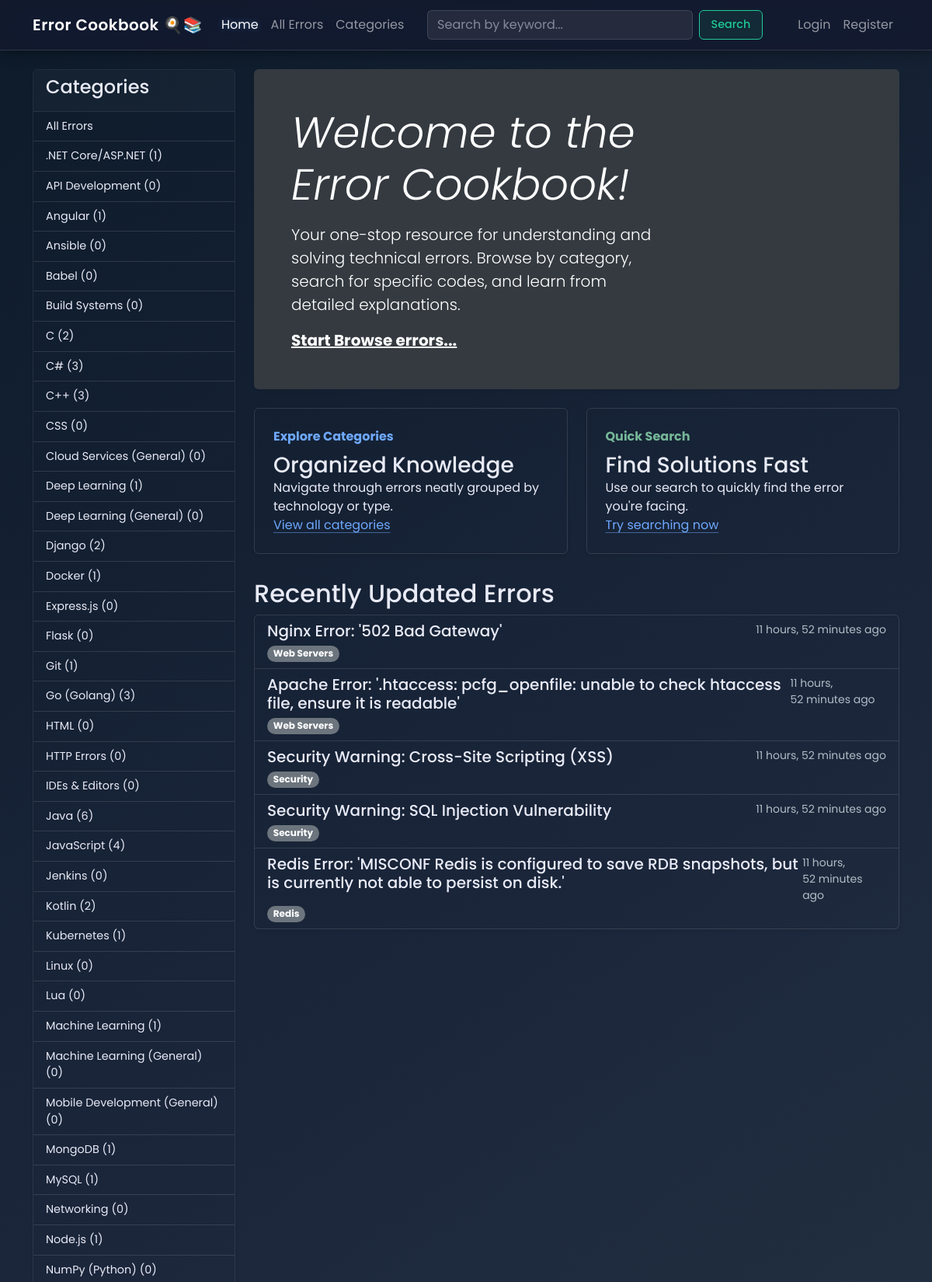
The page / (upper part) on the database its author committed.
### main_app/models.py (models this page shows, shortened)
class Category(models.Model):
    name = models.CharField(max_length=100, unique=True)
    description = models.TextField(blank=True, null=True)
    slug = models.SlugField(max_length=120, unique=True, blank=True, editable=False)
    def get_absolute_url(self):
        return reverse('main_app:errors_by_category', kwargs={'category_slug': self.slug})
    class Meta:
        verbose_name_plural = "Categories"
        ordering = ['name']

class ErrorEntry(models.Model):
    STATUS_PENDING = 'pending'
    STATUS_APPROVED = 'approved'
    STATUS_REJECTED = 'rejected'
    STATUS_CHOICES = [
        (STATUS_PENDING, 'Pending Review'),
        (STATUS_APPROVED, 'Approved'),
        (STATUS_REJECTED, 'Rejected'),
    ]
    title = models.CharField(max_length=255)
    error_code = models.CharField(max_length=100, blank=True, null=True)
    description = models.TextField()
    category = models.ForeignKey(Category, on_delete=models.SET_NULL, null=True, related_name='errors')
    cause_overview = models.TextField(blank=True, null=True, help_text="A general overview of common causes.")
    solution_overview = models.TextField(blank=True, null=True, help_text="A general overview of common solutions or steps.")
    slug = models.SlugField(max_length=280, unique=True, blank=True, editable=False)
    author = models.ForeignKey(
        settings.AUTH_USER_MODEL,
        on_delete=models.SET_NULL,
        null=True,
        blank=True,
        related_name='authored_errors'
    )
    status = models.CharField(
        max_length=10,
        choices=STATUS_CHOICES, # Ensure STATUS_CHOICES is defined in this model
        default=STATUS_PENDING, # Ensure STATUS_PENDING is defined in this model
        db_index=True
    )
    is_public = models.BooleanField(default=False, db_index=True, help_text="Visible to all users if checked.")
    moderator_notes = models.TextField(blank=True, null=True, help_text="Internal notes for moderators regarding this entry.")
    created_at = models.DateTimeField(auto_now_add=True)
    updated_at = models.DateTimeField(auto_now=True)
    def get_absolute_url(self):
        return reverse('main_app:error_detail', kwargs={'error_slug': self.slug})
    class Meta:
        verbose_name_plural = "Error Entries"
        ordering = ['-updated_at']

### main_app/views.py (the view)
# urls.py: path('', views.index, name='index'),
def index(request):
    common_context = get_common_context(request)
    recent_errors = ErrorEntry.objects.filter(is_public=True, status=ErrorEntry.STATUS_APPROVED).order_by('-updated_at')[:5]
    context = {**common_context, 'recent_errors': recent_errors}
    return render(request, 'main_app/index.html', context)

### main_app/forms.py
class ErrorSearchForm(forms.Form):
    query = forms.CharField(
        label='Search Errors',
        max_length=100,
        required=False,
        widget=forms.TextInput(attrs={
            'class': 'form-control me-2 glass-form-input',
            'type': 'search',
            'placeholder': 'Search by keyword...',
            'aria-label': 'Search'
        })
    )

### main_app/views.py (called while the page is built)
def get_common_context(request):
    return {
        'categories': Category.objects.all(),
        'search_form': ErrorSearchForm(request.GET if request.method == 'GET' else None)
    }

### main_app/templates/main_app/index.html (shortened to what this page needs)
{% extends "base.html" %}
{% load static %}
{% block sidebar %}
    {{ block.super }}
{% endblock sidebar %}
{% block content %}
<div class="p-4 p-md-5 mb-4 rounded text-body-emphasis bg-body-secondary shadow-sm">
    <div class="col-lg-8 px-0">
        <h1 class="display-4 fst-italic">Welcome to the Error Cookbook!</h1>
        <p class="lead my-3">Your one-stop resource for understanding and solving technical errors. Browse by category, search for specific codes, and learn from detailed explanations.</p>
        <p class="lead mb-0"><a href="{% url 'main_app:error_list' %}" class="text-body-emphasis fw-bold">Start Browse errors...</a></p>
    </div>
</div>
<div class="row mb-2">
    <div class="col-md-6">
      <div class="row g-0 border rounded overflow-hidden flex-md-row mb-4 shadow-sm h-md-250 position-relative">
        <div class="col p-4 d-flex flex-column position-static">
          <strong class="d-inline-block mb-2 text-primary-emphasis">Explore Categories</strong>
          <h3 class="mb-0">Organized Knowledge</h3>
          <p class="card-text mb-auto">Navigate through errors neatly grouped by technology or type.</p>
          <a href="{% url 'main_app:category_list' %}" class="icon-link gap-1 icon-link-hover stretched-link">
            View all categories
          </a>
        </div>
      </div>
    </div>
    <div class="col-md-6">
      <div class="row g-0 border rounded overflow-hidden flex-md-row mb-4 shadow-sm h-md-250 position-relative">
        <div class="col p-4 d-flex flex-column position-static">
          <strong class="d-inline-block mb-2 text-success-emphasis">Quick Search</strong>
          <h3 class="mb-0">Find Solutions Fast</h3>
          <p class="mb-auto">Use our search to quickly find the error you're facing.</p>
          <a href="#search-form-in-nav" class="icon-link gap-1 icon-link-hover stretched-link" onclick="document.querySelector('.navbar .form-control[type=\'search\']').focus(); return false;">
            Try searching now
          </a>
        </div>
      </div>
    </div>
  </div>
<div class="row">
    <div class="col-md-12">
        <h2>Recently Updated Errors</h2>
        {% if recent_errors %}
            <div class="list-group shadow-sm">
            {% for error in recent_errors %}
                 <a href="{{ error.get_absolute_url }}" class="list-group-item list-group-item-action">
                    <div class="d-flex w-100 justify-content-between">
                        <h5 class="mb-1">{{ error.title }}</h5>
                        <small class="text-muted">{{ error.updated_at|timesince }} ago</small>
                    </div>
                    {% if error.category %}<span class="badge bg-secondary rounded-pill">{{ error.category.name }}</span>{% endif %}
                </a>
            {% endfor %}
            </div>
        {% else %}
            <p>No errors added yet.</p>
        {% endif %}
    </div>
</div>
{% endblock content %}

### main_app/templates/base.html (shortened to what this page needs)
{% load static %}
<!DOCTYPE html>
<html lang="en" data-bs-theme="dark">
<head>
    <link href="https://cdn.jsdelivr.net/npm/bootstrap@5.3.2/dist/css/bootstrap.min.css" rel="stylesheet">
    <link rel="stylesheet" href="{% static 'css/style.css' %}">
</head>
<body class="d-flex flex-column min-vh-100">
    <nav class="navbar navbar-expand-lg navbar-dark fixed-top glass-navbar">
        <div class="container">
            <a class="navbar-brand" href="{% url 'main_app:index' %}">Error Cookbook 🍳📚</a>
            <div class="collapse navbar-collapse" id="navbarNav">
                <ul class="navbar-nav me-auto mb-2 mb-lg-0">
                    <li class="nav-item">
                        <a class="nav-link {% if request.resolver_match.url_name == 'index' %}active{% endif %}" href="{% url 'main_app:index' %}">Home</a>
                    </li>
                    <li class="nav-item">
                        <a class="nav-link {% if request.resolver_match.url_name == 'error_list' and not current_category %}active{% endif %}" href="{% url 'main_app:error_list' %}">All Errors</a>
                    </li>
                     <li class="nav-item">
                        <a class="nav-link {% if request.resolver_match.url_name == 'category_list' %}active{% endif %}" href="{% url 'main_app:category_list' %}">Categories</a>
                    </li>
                </ul>
                <form class="d-flex me-3" method="get" action="{% url 'main_app:search_results' %}">
                    {% if search_form %}
                        {{ search_form.query }}
                    {% else %}
                         <input class="form-control me-2 glass-form-input" type="search" name="query" placeholder="Search by keyword..." aria-label="Search">
                    {% endif %}
                    <button class="btn btn-outline-success glass-button" type="submit">Search</button>
                </form>
                <ul class="navbar-nav ms-auto">
                     {% if user.is_authenticated %}
                        <li class="nav-item dropdown">
                            <a class="nav-link dropdown-toggle
                                {% if request.resolver_match.url_name == 'my_bookmarks' or request.resolver_match.url_name == 'submit_error' %}active{% endif %}"
                               href="#" id="navbarUserDropdown" role="button" data-bs-toggle="dropdown" aria-expanded="false">
                                {{ user.username }}
                            </a>
                            <ul class="dropdown-menu dropdown-menu-dark dropdown-menu-end glass-dropdown" aria-labelledby="navbarUserDropdown">
                                <li><a class="dropdown-item" href="#">My Profile</a></li>
                                <li><a class="dropdown-item {% if request.resolver_match.url_name == 'my_bookmarks' %}active{% endif %}" href="{% url 'main_app:my_bookmarks' %}">My Bookmarks</a></li>
                                <li><a class="dropdown-item {% if request.resolver_match.url_name == 'submit_error' %}active{% endif %}" href="{% url 'main_app:submit_error' %}">Submit New Error</a></li>
                                <li><a class="dropdown-item {% if request.resolver_match.url_name == 'my_submissions' %}active{% endif %}" href="{% url 'main_app:my_submissions' %}">My Submissions</a></li>
                                <li><hr class="dropdown-divider hr-glass"></li>
                                <li>
                                    <form method="post" action="{% url 'logout' %}" class="d-inline">
                                        {% csrf_token %}
                                        <button type="submit" class="dropdown-item">Logout</button>
                                    </form>
                                </li>
                            </ul>
                        </li>
                    {% else %}
                        <li class="nav-item">
                            <a class="nav-link" href="{% url 'login' %}?next={{request.path}}">Login</a>
                        </li>
                        <li class="nav-item">
                            <a class="nav-link" href="{% url 'register' %}">Register</a>
                        </li>
                    {% endif %}
                </ul>
            </div>
        </div>
    </nav>
    <div class="container main-content-area">
        <div class="row">
            <div class="col-lg-3 col-md-4 d-none d-md-block sidebar-area">
                {% block sidebar %}
                    {% if categories %}
                        {% include "main_app/partials/category_sidebar.html" %}
                    {% endif %}
                {% endblock sidebar %}
            </div>
            <main class="col-lg-9 col-md-8 flex-grow-1 content-column">
                {% block content %}
                {% endblock content %}
            </main>
        </div>
    </div>
</body>
</html>

### main_app/templates/main_app/partials/category_sidebar.html (shortened to what this page needs)
<div class="card shadow-sm mb-4">
    <div class="card-header">
        <h4>Categories</h4>
    </div>
    <div class="list-group list-group-flush">
        <a href="{% url 'main_app:error_list' %}"
           class="list-group-item list-group-item-action {% if not current_category and request.resolver_match.url_name == 'error_list' %}active{% endif %}">
           All Errors
        </a>
        {% for cat in categories %}
            <a href="{{ cat.get_absolute_url }}"
               class="list-group-item list-group-item-action {% if current_category.slug == cat.slug %}active{% endif %}">
                {{ cat.name }} ({{ cat.errors.count }})
            </a>
        {% empty %}
            <li class="list-group-item">No categories yet.</li>
        {% endfor %}
    </div>
</div>

### main_app/static/css/style.css (style rules this page uses)
:root { --primary-glow-color: rgba(100, 181, 246, 0.4); --secondary-glow-color: rgba(126, 87, 194, 0.4); --success-glow-color: rgba(76, 175, 80, 0.5); --danger-glow-color: rgba(244, 67, 54, 0.5); --glass-bg-main-card: rgba(35, 35, 55, 0.75); --glass-bg-nested-card: rgba(45, 50, 75, 0.70); --glass-bg-navbar-footer: rgba(20, 25, 45, 0.8); --glass-bg-hover: rgba(60, 65, 90, 0.80); --glass-border-color: rgba(255, 255, 255, 0.12); --glass-border-color-stronger: rgba(255, 255, 255, 0.2); --glass-text-color: #e8eaf6; --glass-text-muted-color: #b0bec5; --glass-text-emphasis-color: #ffffff; --body-bg-start: #0d1b2a; --body-bg-mid: #1b263b; --body-bg-end: #2a3b47; --navbar-height: 65px; --footer-height: 60px; --link-color: #82b1ff; --link-hover-color: #a6cfff; --box-shadow-soft: 0 4px 15px rgba(0,0,0,0.2); --box-shadow-strong: 0 8px 30px rgba(0,0,0,0.3); --badge-primary-glass-bg: rgba(100, 181, 246, 0.2); }
html { scroll-behavior: smooth; }
[data-bs-theme="dark"] { --bs-body-color: var(--glass-text-color); --bs-body-bg: transparent; --bs-border-color: var(--glass-border-color); --bs-border-color-translucent: rgba(255, 255, 255, 0.08); --bs-link-color: var(--link-color); --bs-link-hover-color: var(--link-hover-color); --bs-code-color: #f48fb1; --bs-emphasis-color: var(--glass-text-emphasis-color); --bs-secondary-color: var(--glass-text-muted-color); --bs-tertiary-color: rgba(232, 234, 246, 0.4); --bs-primary-rgb: 100, 181, 246; --bs-success-rgb: 76, 175, 80; --bs-info-rgb: 13, 202, 240; --bs-warning-rgb: 255, 193, 7; --bs-danger-rgb: 244, 67, 54; --bs-card-bg: var(--glass-bg-nested-card); --bs-card-border-color: var(--glass-border-color); --bs-card-cap-bg: rgba(255, 255, 255, 0.05); }
body { font-family: 'Poppins', sans-serif; background: linear-gradient(145deg, var(--body-bg-start) 0%, var(--body-bg-mid) 45%, var(--body-bg-end) 100%); background-attachment: fixed; color: var(--glass-text-color); padding-top: var(--navbar-height); }
.main-content-area { padding-top: 1.5rem; padding-bottom: 1.5rem; flex-grow: 1; }
.glass-navbar { background: var(--glass-bg-navbar-footer); backdrop-filter: blur(18px) saturate(160%); -webkit-backdrop-filter: blur(18px) saturate(160%); border-bottom: 1px solid var(--glass-border-color); box-shadow: 0 3px 15px rgba(0,0,0,0.35); min-height: var(--navbar-height); }
.navbar-brand { font-weight: 600; letter-spacing: 0.5px; }
.navbar .nav-link { transition: color 0.2s ease, text-shadow 0.2s ease; font-weight: 400; }
.navbar .nav-link.active, .navbar .nav-link:hover, .navbar .nav-link:focus { color: var(--glass-text-emphasis-color) !important; text-shadow: 0 0 8px var(--primary-glow-color); }
.glass-button, .btn.glass-button-success, .btn.glass-button-danger { background: rgba(255, 255, 255, 0.1); backdrop-filter: blur(8px); -webkit-backdrop-filter: blur(8px); border: 1px solid var(--glass-border-color-stronger); color: var(--glass-text-color); transition: all 0.2s ease; font-weight: 500; padding: 0.4rem 0.9rem; font-size: 0.9rem; border-radius: 0.375rem; text-shadow: 0 0 3px rgba(0,0,0,0.2); }
.navbar .btn.glass-button.btn-outline-success { color: #20c997; border-color: #20c997; background: rgba(32, 201, 151, 0.1); }
.glass-form-input, .form-control.glass-form-input, .form-select.glass-form-input { background: rgba(255, 255, 255, 0.08) !important; backdrop-filter: blur(5px); -webkit-backdrop-filter: blur(5px); border: 1px solid var(--glass-border-color) !important; color: var(--glass-text-color) !important; border-radius: 0.375rem; transition: all 0.2s ease; }
.glass-form-input::placeholder { color: rgba(232, 234, 246, 0.5); }
.sidebar-area .list-group-item { font-size: 0.9rem; }

### rows shown on the page
Category: name ".NET Core/ASP.NET", errors.count "1"
Category: name "API Development", errors.count "0"
Category: name "Angular", errors.count "1"
Category: name "Ansible", errors.count "0"
Category: name "Babel", errors.count "0"
Category: name "Build Systems", errors.count "0"
Category: name "C", errors.count "2"
Category: name "C#", errors.count "3"
Category: name "C++", errors.count "3"
Category: name "CSS", errors.count "0"
Category: name "Cloud Services (General)", errors.count "0"
Category: name "Deep Learning", errors.count "1"
Category: name "Deep Learning (General)", errors.count "0"
Category: name "Django", errors.count "2"
Category: name "Docker", errors.count "1"
Category: name "Express.js", errors.count "0"
Category: name "Flask", errors.count "0"
Category: name "Git", errors.count "1"
Category: name "Go (Golang)", errors.count "3"
Category: name "HTML", errors.count "0"
Category: name "HTTP Errors", errors.count "0"
Category: name "IDEs & Editors", errors.count "0"
Category: name "Java", errors.count "6"
Category: name "JavaScript", errors.count "4"
Category: name "Jenkins", errors.count "0"
Category: name "Kotlin", errors.count "2"
Category: name "Kubernetes", errors.count "1"
Category: name "Linux", errors.count "0"
Category: name "Lua", errors.count "0"
Category: name "Machine Learning", errors.count "1"
Category: name "Machine Learning (General)", errors.count "0"
Category: name "Mobile Development (General)", errors.count "0"
Category: name "MongoDB", errors.count "1"
Category: name "MySQL", errors.count "1"
Category: name "Networking", errors.count "0"
Category: name "Node.js", errors.count "1"
Category: name "NumPy (Python)", errors.count "0"
ErrorEntry: title "Nginx Error: '502 Bad Gateway'", updated_at "11 hours, 52 minutes", category.name "Web Servers"
ErrorEntry: title "Apache Error: '.htaccess: pcfg_openfile: unable to check htaccess file, ensure it is readable'", updated_at "11 hours, 52 minutes", category.name "Web Servers"
ErrorEntry: title "Security Warning: Cross-Site Scripting (XSS)", updated_at "11 hours, 52 minutes", category.name "Security"
ErrorEntry: title "Security Warning: SQL Injection Vulnerability", updated_at "11 hours, 52 minutes", category.name "Security"
ErrorEntry: title "Redis Error: 'MISCONF Redis is configured to save RDB snapshots, but is currently not able to persist on disk.'", updated_at "11 hours, 52 minutes", category.name "Redis"
